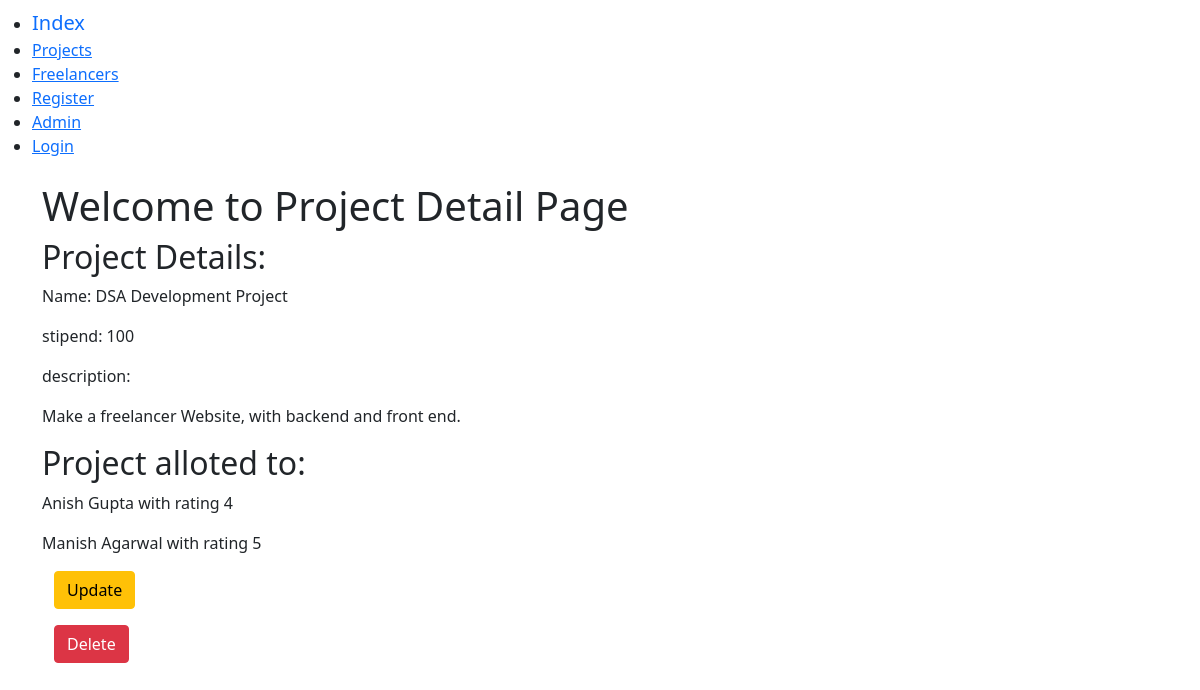
The app's page /jobfair_app/project_list/1/, older data.
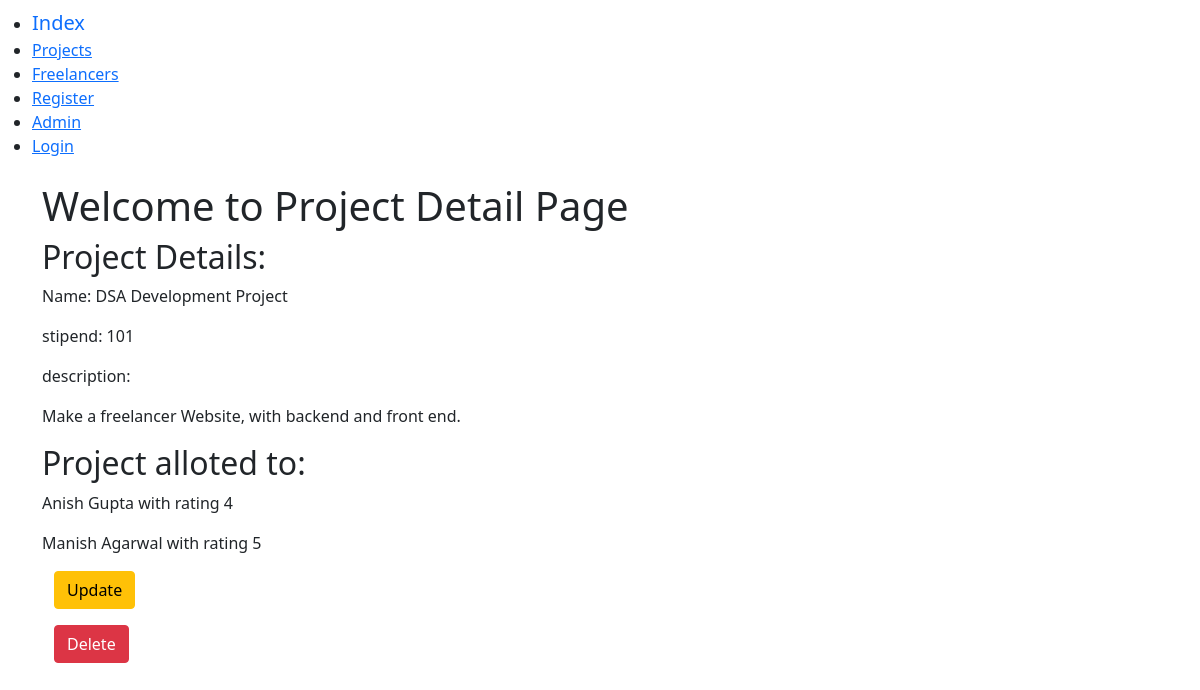
The same page, newer data.
### jobfair_app/models.py (models this page shows, shortened)
class Project(models.Model):
    name = models.CharField(max_length = 256)
    description = models.TextField(
        default = ' ',
        max_length=500,
    )
    stipend = models.IntegerField(
        default = 0,
     )

### jobfair_app/views.py (the view)
# urls.py: path('project_list/<pk>/',views.ProjectDetailView.as_view(), name = 'project_detail'),
class ProjectDetailView(DetailView):
    model = models.Project
    template_name = 'project_detail.html'
    context_object_name = 'project_detail'

### jobfair_app/templates/project_detail.html
{% extends "base.html" %}
{% block body_block %}
  <div class="jumbotron">
    <h1>Welcome to Project Detail Page</h1>
    <h2>Project Details:</h2>
    <p>Name: {{project_detail.name}}</p>
    <p>stipend: {{project_detail.stipend}}</p>
    <p>description:</p>
    <p>{{project_detail.description}}</p>
    <h2>Project alloted to:</h2>
    {% for freelancer in project_detail.freelancers.all %}
      <p>{{freelancer.name}} with rating {{freelancer.rating}}</p>
    {% endfor %}
    <div class="container">
      <p> <a class = 'btn btn-warning' href="{% url 'jobfair_app:project_update' pk=project_detail.pk %}"> Update</a> </p>
    </div>
    <div class="container">
      <p> <a class = 'btn btn-danger' href="{% url 'jobfair_app:project_delete' pk=project_detail.pk %}"> Delete</a> </p>
    </div>
  </div>
{% endblock %}

Row changes from the older to the newer data that the page shows:
changed Project "DSA Development Project": stipend "100" → "101"
